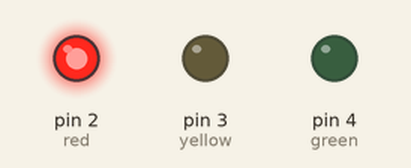
The sketch below on a simulated Arduino Uno, built with avr-gcc and run on an emulated ATmega328P. Shown: output pins drawn as LEDs (lit = HIGH).

Above: at 4.5 s.
At 10.1 s:
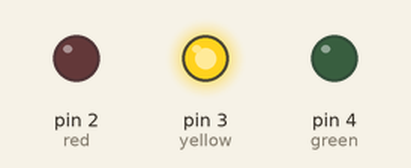
At 14.2 s:
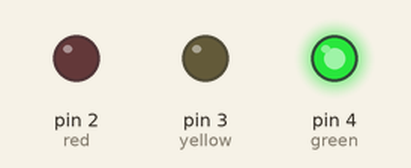
At 17.25 s:
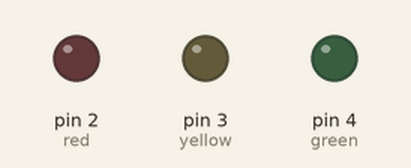
Timing chart, 0 to 22.5 s (numbered marks = the images above):
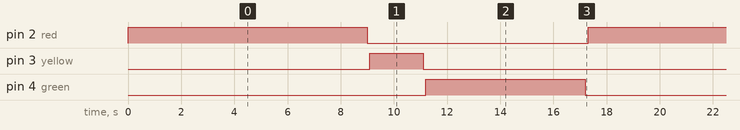

The sketch:

ardunio.ino
```cpp
#define red 2
#define yellow 3
#define green 4

void setup()
{
  pinMode(red, OUTPUT);
  pinMode(yellow, OUTPUT);
  pinMode(green, OUTPUT);
}

void loop()
{
  digitalWrite(red, HIGH);
  delay(9000); // Wait for 1000 millisecond(s)
  digitalWrite(red, LOW);
  delay(100); // Wait for 1000 millisecond(s)
  digitalWrite(yellow,HIGH);
  delay(2000);
  digitalWrite(yellow,LOW);
  delay(100);
  digitalWrite(green,HIGH);
  delay(6000);
  digitalWrite(green,LOW);
  delay(100);
}
```

Measured:
- by itself, pin 2 (red): alternates HIGH for 9.0 s and LOW for 8.3 s
- by itself, pin 3 (yellow): alternates HIGH for 2.0 s and LOW for 15.3 s
- by itself, pin 4 (green): alternates HIGH for 6.0 s and LOW for 11.3 s
